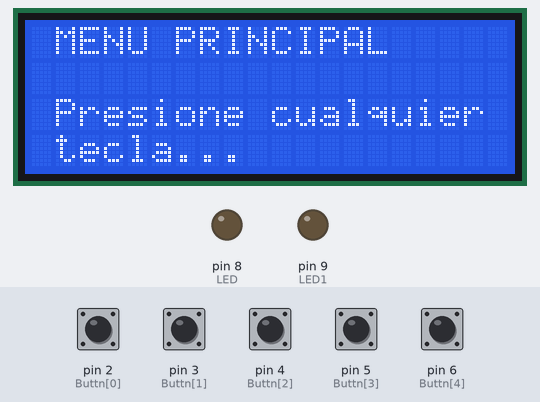
The sketch below on a simulated Arduino Uno, built with avr-gcc and run on an emulated ATmega328P. On the bench: 20×4 character LCD, output pins drawn as LEDs (lit = HIGH). Inputs (shaded band) come from the test bench; at power-on: pin 2 (Buttn[0]), pin 3 (Buttn[1]), pin 4 (Buttn[2]), pin 5 (Buttn[3]), pin 6 (Buttn[4]) LOW. What the sketch prints to the serial monitor is not drawn.

Above: at 2.3 s.
2.4 s: pin 2 (Buttn[0]) pulled HIGH for 0.15 s
At 2.8 s:
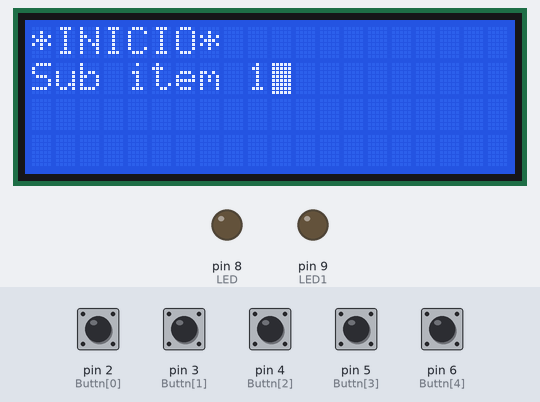
4.0 s: pin 5 (Buttn[3]) pulled HIGH for 0.15 s
At 5.0 s:
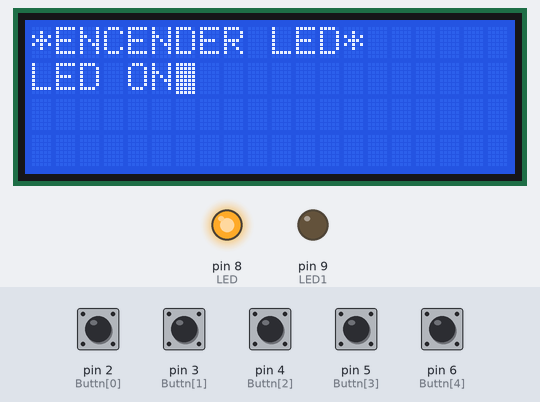
5.6 s: pin 3 (Buttn[1]) pulled HIGH for 0.15 s
At 6.1 s:
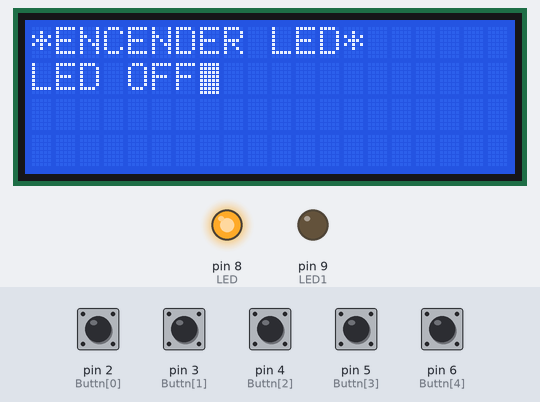
7.2 s: pin 3 (Buttn[1]) pulled HIGH for 1 s
At 8.3 s:
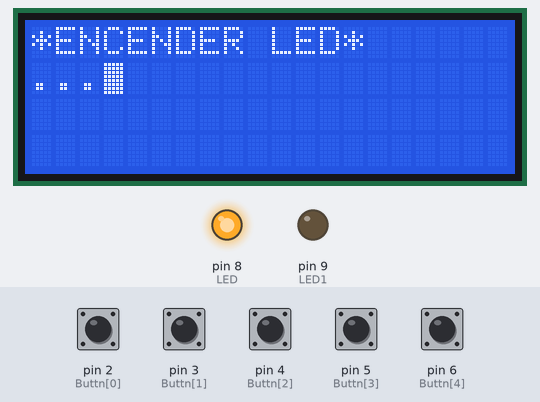
9.7 s: pin 4 (Buttn[2]) pulled HIGH for 0.15 s
At 10.9 s:
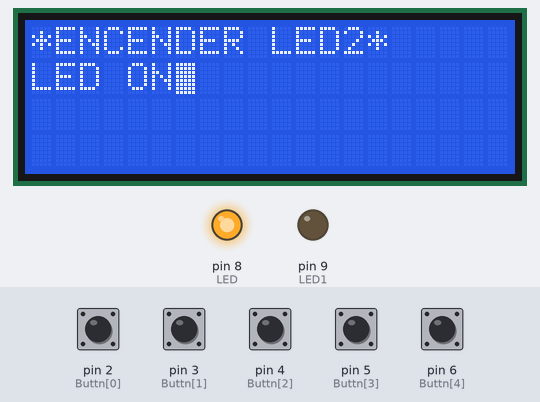
11.3 s: pin 4 (Buttn[2]) pulled HIGH for 1 s
At 12.5 s:
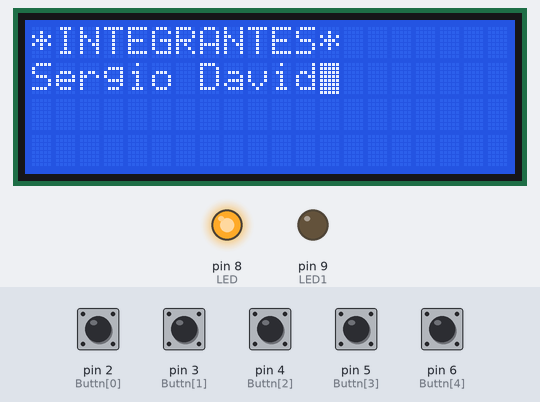
Timing chart, 0 to 14.3 s (numbered marks = the images above; inputs shaded):
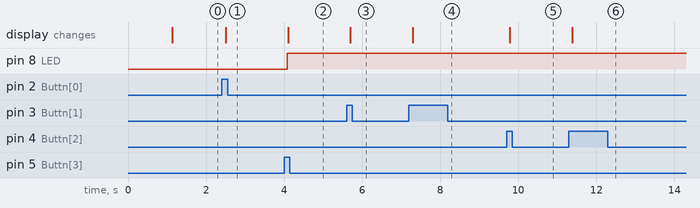

The sketch:

MENU_LCD20x4.ino
```cpp
//Equipo 6_Sistemas Embebidos
//Declaración de las librerías a utilizar
#include <Wire.h>
#include <LiquidCrystal_I2C.h>

//Se configura la forma de conexión de la LCD
LiquidCrystal_I2C lcd(0x27,20,4);

//Se declaran contantes que indican las dimensiones del menú
const byte NumMenuP = 4;
const byte NumMaxSubM = 3;
const byte NumBttn = 5;

//Arreglo que indica los valores asignados a cada botón
byte Buttn[NumBttn] = {
  2, //UP
  3, //RIGHT
  4, //DOWN
  5, //INT
  6 //LEFT
};

//Arreglo que designa los títulos de cada elemento del menú
String MenuP[NumMenuP] = {
  "*INICIO*",
  "*ENCENDER LED*",
  "*ENCENDER LED2*",
  "*INTEGRANTES*",
};

//Arreglo que designa los títulos de cada sub-elemento del menú
String SubMenus[NumMenuP][NumMaxSubM] = {
  {"Sub item 1","Sub item 2", "Sub item 3"},
  {"LED ON","LED OFF", "..."},
  {"LED ON","LED OFF", "..."},
  {"Sergio David","Julio Rangel", "Jesus Emiliano"},
};

//Variables utilizadas para el funcionamiento del menú
int tecla = -1;
int teclaAnt = -1;
boolean cursorAct = false;
unsigned long tiempo;
int x = -1;
int y = 0;
int LED = 8;
int LED1 = 9;
int cuenta = 0;
int cuenta2 = 0;
int estado1 = 0;
int estado2 = 0;

void setup() {
//Velocidad de comunicación con el puerto serial
  Serial.begin(9600);
  //Configura como entrada los pines físico de cada botón
  for (int i = 0; i < NumBttn; i++) {
    pinMode(Buttn[i], INPUT);
  }
//Configuraciones iniciales del LCD y despliegue de mensaje de inicio
  lcd.init();
  lcd.backlight();
  lcd.clear();
  lcd.setCursor(0,0);
  lcd.print("*Menu LCD 20x4*");
  lcd.setCursor(3,1);
  lcd.print("Arduino");
  delay(1000);
  lcd.clear();
  lcd.setCursor(0,0);
  lcd.print(" MENU PRINCIPAL");
  lcd.setCursor(0,2);
  lcd.print(" Presione cualquier");
  lcd.setCursor(0,3);
  lcd.print(" tecla...");
//Variable que nos permite controlar el tiempo de inactividad
  tiempo = millis();
//Configuración de pines de los LEDS como salida
  pinMode(LED, OUTPUT);
  pinMode(LED1, OUTPUT);
}

void loop() {
/*Condición para preguntar si ha estado inactivo el menú y
despliegue del salvapantallas*/
  if(millis() - tiempo > 9000){
    cuenta2 = cuenta2 + 1;
    if(cuenta2 == 1){
      lcd.clear();
      lcd.setCursor(0,0);
      lcd.print(" MENU PRINCIPAL");
      if(estado1 == 0){
        lcd.setCursor(10,1);
        lcd.print("LED1 = OFF");
      }else{
        lcd.setCursor(10,1);
        lcd.print("LED1 = ON");
      }
      if(estado2 == 0){
        lcd.setCursor(10,2);
        lcd.print("LED2 = OFF");
      }else{
        lcd.setCursor(10,2);
        lcd.print("LED2 = ON");
      }
      lcd.setCursor(0,3);
      lcd.print(" Presione una tecla");
    }
  }
  tecla = get_Key(Buttn);

//Chequeo de si se ha tocado alguna tecla
  if(tecla != teclaAnt){
    delay(50);
    tecla = get_Key(Buttn);
    if(tecla != teclaAnt){
      tiempo = millis();
      cuenta2 = 0;
      teclaAnt = tecla;
      if(tecla >= 0){
        lcd.blink();
      }
//Acciones del menú según la tecla presionada
      if(tecla == 2){ //DOWN
        x++;
        y = 0;
        if(x > NumMenuP - 1) x = NumMenuP - 1;
      }
      if(tecla == 0){ //UP
        x--;
        if( x < 0) x = 0;
        y = 0;
        Serial.println(x);
      }
      if(tecla == 1){ //RIGTH
        y++;
        if( y > NumMaxSubM - 1) y = 0;
      }
      if(tecla == 4){ //LEFT
        y--;
        if(y < 0) y = NumMaxSubM - 1;
      }
      if(tecla == 3){
        cuenta = cuenta + 1;
        if (cuenta == 1){
          x++;
        }
        if(x == 1 && y == 0){
          digitalWrite(LED, HIGH);
          estado1 = 1;
        } else if (x == 1 && y == 1){
          digitalWrite(LED, LOW);
          estado1 = 0;
        }
        if(x == 2 && y == 0){
          digitalWrite(LED1, HIGH);
          estado2 = 1;
        } else if (x == 2 && y == 1){
          digitalWrite(LED1, LOW);
          estado2 = 0;
        }
      }

      lcd.clear();
      lcd.print(MenuP[x]);
      lcd.setCursor(0,1);
      lcd.print(SubMenus[x][y]);
    }
  }
  delay(50);
}

int get_Key(byte args[]) {
  int k;
  if (digitalRead(args[0]) == HIGH) {
    k = 0;
  } else if (digitalRead(args[1]) == HIGH) {
    k = 1;
  } else if (digitalRead(args[2]) == HIGH) {
    k = 2;
  } else if (digitalRead(args[3]) == HIGH) {
    k = 3;
  } else if (digitalRead(args[4]) == HIGH) {
    k = 4;
  } else {
    k = -1;
  }
  return k;
}
```

Measured:
- after the input at 2.4 s, the display: changes after 0.11 s (image 1)
- after the input at 4.0 s, pin 8 (LED): LOW → HIGH after 0.08 s; the display: changes after 0.10 s (image 2)
- after the input at 5.6 s, the display: changes after 0.10 s (image 3)
- after the input at 7.2 s, the display: changes after 0.09 s (image 4)
- after the input at 9.7 s, the display: changes after 0.09 s (image 5)
- after the input at 11.3 s, the display: changes after 0.09 s (image 6)
